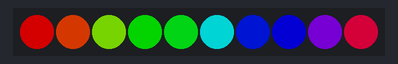
Bench run of a sketch on a simulated Arduino Uno, built with avr-gcc and run on an emulated ATmega328P. Shown: 10 RGB LEDs in strip order, left to right. Dim RGB values are drawn brighter than linear.

Above: at 0.17 s.
At 4.68 s:
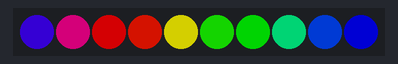
At 9.83 s:
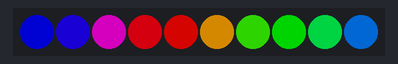
At 19.82 s:
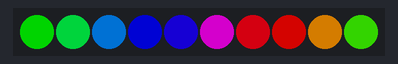
At 29.48 s:
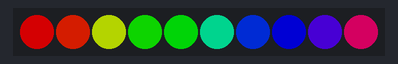
At 39.79 s:
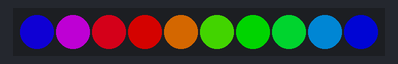

The sketch:

StrandTest.ino
```cpp
#include <Adafruit_NeoPixel.h>

// Which pin on the Arduino is connected to the NeoPixels?
#define LED_PIN    9

// How many NeoPixels are attached to the Arduino?
#define LED_COUNT 10

// Declare our NeoPixel strip object:
Adafruit_NeoPixel strip(LED_COUNT, LED_PIN, NEO_GRB + NEO_KHZ800);
//   NEO_KHZ800  800 KHz bitstream (most NeoPixel products w/WS2812 LEDs)
//   NEO_GRB     Pixels are wired for GRB bitstream (most NeoPixel products)


// setup runs once at startup
void setup() {
  strip.begin();           // INITIALIZE NeoPixel strip object (REQUIRED)
  strip.show();            // Turn OFF all pixels ASAP
  strip.setBrightness(128); // Set BRIGHTNESS to about 1/5 (max = 255)
}

// loop runs repeatedly as long as board is on
void loop() {
  rainbow(10);             // Flowing rainbow cycle along the whole strip
}

// Some functions of our own for creating animated effects

// Rainbow cycle along whole strip. Pass delay time (in ms) between frames.
void rainbow(int wait) {
  // Hue of first pixel runs 5 complete loops through the color wheel.
  // Color wheel has a range of 65536 but it's OK if we roll over, so
  // just count from 0 to 5*65536. Adding 256 to firstPixelHue each time
  // means we'll make 5*65536/256 = 1280 passes through this loop:
  for(long firstPixelHue = 0; firstPixelHue < 5*65536; firstPixelHue += 256) {
    // strip.rainbow() can take a single argument (first pixel hue) or
    // optionally a few extras: number of rainbow repetitions (default 1),
    // saturation and value (brightness) (both 0-255, similar to the
    // ColorHSV() function, default 255), and a true/false flag for whether
    // to apply gamma correction to provide 'truer' colors (default true).
    strip.rainbow(firstPixelHue);
    // Above line is equivalent to:
    // strip.rainbow(firstPixelHue, 1, 255, 255, true);
    strip.show(); // Update strip with new contents
    delay(wait);  // Pause for a moment
  }
}
```
